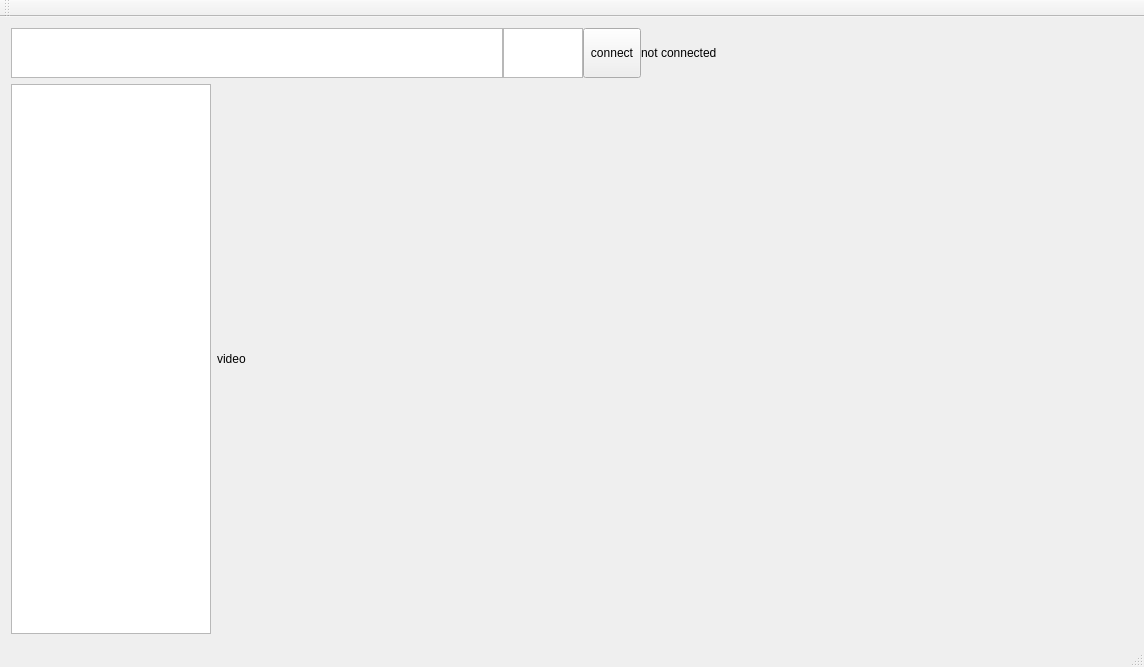
<?xml version="1.0" encoding="UTF-8"?>
<ui version="4.0">
 <class>MainWindow</class>
 <widget class="QMainWindow" name="MainWindow">
  <property name="geometry">
   <rect>
    <x>0</x>
    <y>0</y>
    <width>1144</width>
    <height>667</height>
   </rect>
  </property>
  <property name="windowTitle">
   <string>MainWindow</string>
  </property>
  <widget class="QWidget" name="centralWidget">
   <layout class="QVBoxLayout" name="verticalLayout">
    <item>
     <widget class="QWidget" name="widget_2" native="true">
      <property name="sizePolicy">
       <sizepolicy hsizetype="Preferred" vsizetype="Preferred">
        <horstretch>0</horstretch>
        <verstretch>0</verstretch>
       </sizepolicy>
      </property>
      <property name="maximumSize">
       <size>
        <width>16777215</width>
        <height>50</height>
       </size>
      </property>
      <layout class="QHBoxLayout" name="horizontalLayout_3">
       <property name="spacing">
        <number>0</number>
       </property>
       <property name="leftMargin">
        <number>0</number>
       </property>
       <property name="topMargin">
        <number>0</number>
       </property>
       <property name="rightMargin">
        <number>0</number>
       </property>
       <property name="bottomMargin">
        <number>0</number>
       </property>
       <item alignment="Qt::AlignVCenter">
        <widget class="QTextEdit" name="textAddress"/>
       </item>
       <item alignment="Qt::AlignVCenter">
        <widget class="QTextEdit" name="textPort">
         <property name="sizePolicy">
          <sizepolicy hsizetype="Fixed" vsizetype="Expanding">
           <horstretch>0</horstretch>
           <verstretch>0</verstretch>
          </sizepolicy>
         </property>
         <property name="maximumSize">
          <size>
           <width>80</width>
           <height>16777215</height>
          </size>
         </property>
        </widget>
       </item>
       <item>
        <widget class="QToolButton" name="connectBtn">
         <property name="sizePolicy">
          <sizepolicy hsizetype="Preferred" vsizetype="Preferred">
           <horstretch>0</horstretch>
           <verstretch>0</verstretch>
          </sizepolicy>
         </property>
         <property name="text">
          <string>connect</string>
         </property>
        </widget>
       </item>
       <item>
        <widget class="QLabel" name="state">
         <property name="sizePolicy">
          <sizepolicy hsizetype="Expanding" vsizetype="Preferred">
           <horstretch>0</horstretch>
           <verstretch>0</verstretch>
          </sizepolicy>
         </property>
         <property name="text">
          <string>not connected</string>
         </property>
        </widget>
       </item>
      </layout>
     </widget>
    </item>
    <item>
     <widget class="QWidget" name="widget" native="true">
      <property name="sizePolicy">
       <sizepolicy hsizetype="Preferred" vsizetype="Preferred">
        <horstretch>0</horstretch>
        <verstretch>0</verstretch>
       </sizepolicy>
      </property>
      <property name="maximumSize">
       <size>
        <width>16777215</width>
        <height>16777215</height>
       </size>
      </property>
      <layout class="QHBoxLayout" name="horizontalLayout">
       <property name="leftMargin">
        <number>0</number>
       </property>
       <property name="topMargin">
        <number>0</number>
       </property>
       <property name="rightMargin">
        <number>0</number>
       </property>
       <property name="bottomMargin">
        <number>0</number>
       </property>
       <item>
        <widget class="QListWidget" name="listPeer">
         <property name="sizePolicy">
          <sizepolicy hsizetype="Expanding" vsizetype="Preferred">
           <horstretch>1</horstretch>
           <verstretch>0</verstretch>
          </sizepolicy>
         </property>
         <property name="maximumSize">
          <size>
           <width>200</width>
           <height>16777215</height>
          </size>
         </property>
        </widget>
       </item>
       <item>
        <layout class="QGridLayout" name="gridLayout">
         <item row="0" column="0">
          <widget class="QLabel" name="video">
           <property name="sizePolicy">
            <sizepolicy hsizetype="Preferred" vsizetype="Preferred">
             <horstretch>0</horstretch>
             <verstretch>0</verstretch>
            </sizepolicy>
           </property>
           <property name="text">
            <string>video</string>
           </property>
          </widget>
         </item>
        </layout>
       </item>
      </layout>
     </widget>
    </item>
   </layout>
  </widget>
  <widget class="QToolBar" name="mainToolBar">
   <attribute name="toolBarArea">
    <enum>TopToolBarArea</enum>
   </attribute>
   <attribute name="toolBarBreak">
    <bool>false</bool>
   </attribute>
  </widget>
  <widget class="QStatusBar" name="statusBar"/>
 </widget>
 <layoutdefault spacing="6" margin="11"/>
 <resources/>
 <connections/>
</ui>
